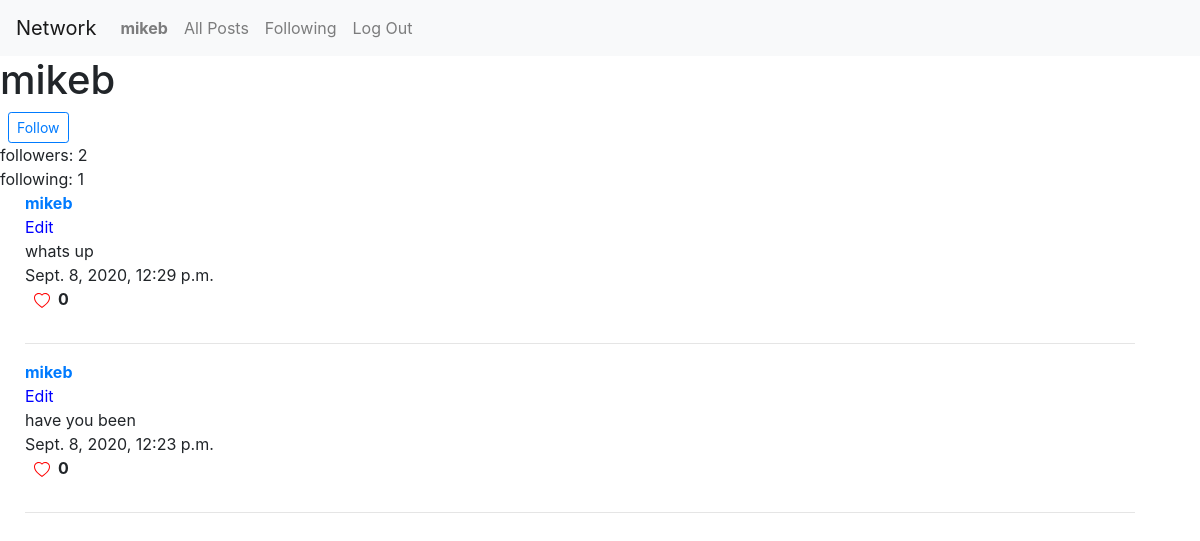
The page /user/mikeb (signed in) on the database its author committed.
### network/models.py (models this page shows, shortened)
class User(AbstractUser):
    pass

class Post(models.Model):
    user = models.ForeignKey(User, on_delete=models.CASCADE, related_name="poster")
    posts = models.TextField(max_length=260)
    time = models.DateTimeField(auto_now_add=True)
    like = models.ManyToManyField(User, blank=True, related_name="liked")

### network/views.py (the view)
# urls.py: path("user/<str:username>", views.user, name="user"),
@login_required(login_url='login')
def user(request, username):
    try:
        user = User.objects.get(username=username)
        profile = Profile.objects.get(user=user)
        users_profile = Profile.objects.get(user=request.user)
    except:
        return render(request, 'network/profile.html', {"error": True})
    follower = profile.followers.count()
    following = profile.following.count()
    post = Post.objects.filter(user=user).order_by('-time')
    return render(request, "network/profile.html", {
        "user": user,
        "follower": follower,
        "following": following,
        'users_profile': users_profile,
        "posts": post
    })

### network/templates/network/profile.html (shortened to what this page needs)
{% extends 'network/layout.html' %}
{% block body %}
    {% if not error %}
        <div>
            <h1>{{ user.username }}</h1>
        </div>
        {%if request.user != user%}
            <form action="{% url 'follow' %}" method="post">
                <button class="btn btn-outline-primary btn-sm mx-2 h-25" id="follow-btn" name="user" value="{{ user.username }}">
                    {% if user in users_profile.following.all %}
                        Unfollow
                    {% else %}
                        Follow
                    {% endif %}
                </button>
            </form>
        {%endif %}
        <div>
            followers: {{ follower }}
        </div>
        <div>
            following: {{ following }}
        </div>
        {% for post in posts %}
            <div style="margin-left: 10px;" class="container">
                <div><a href="{% url 'user' username=post.user.username %}"><strong>{{ post.user }}</strong></div></a>
                <div class="main">
                    <button class="btn{{ post.id }}" onclick="edit('{{ post.id }}')" value="{{ post.id }}">Edit</button>
                </div>
                <div>{{ post.posts }}</div>
                <div>{{ post.time }}</div>
                <div class="row">
                    <a href="javascript:like({{post.id}})" id="test">
                        <div class="ml-4" id="heart-{{post.id}}">
                        </div>
                    </a>
                    <div class="ml-2">
                        <p class="font-weight-bold" id="likes-{{post.id}}">{{ post.like.all|length }}</p>
                    </div>
                </div>
                <hr>
            </div>
        {% endfor %}
    {% endif %}
{% endblock %}

### network/templates/network/layout.html (shortened to what this page needs)
{% load static %}
<!DOCTYPE html>
<html lang="en">
    <head>
        <link rel="stylesheet" href="https://stackpath.bootstrapcdn.com/bootstrap/4.4.1/css/bootstrap.min.css">
        <link rel="stylesheet" href="https://cdnjs.cloudflare.com/ajax/libs/font-awesome/4.7.0/css/font-awesome.min.css">
        <link href="{% static 'network/styles.css' %}" rel="stylesheet">
    </head>
    <body>
        <nav class="navbar navbar-expand-lg navbar-light bg-light">
            <a class="navbar-brand" href="#">Network</a>
            <div>
              <ul class="navbar-nav mr-auto">
                {% if user.is_authenticated %}
                    <li class="nav-item">
                        <a class="nav-link" href="{% url 'newpost' %}"><strong>{{ user.username }}</strong></a>
                    </li>
                {% endif %}
                <li class="nav-item">
                  <a class="nav-link" href="{% url 'index' %}">All Posts</a>
                </li>
                {% if user.is_authenticated %}
                    <li class="nav-item">
                        <a class="nav-link" href="{% url 'following'%}">Following</a>
                    </li>
                    <li class="nav-item">
                        <a class="nav-link" href="{% url 'logout' %}">Log Out</a>
                    </li>
                {% endif %}
              </ul>
            </div>
          </nav>
        <div class="body">
            {% block body %}
            {% endblock %}
        </div>
    </body>
</html>

### network/static/network/styles.css (style rules this page uses)
.main > button { padding: 0px; border: none; background: none; cursor: pointer; color: blue; outline: none; }

### rows shown on the page
User: username "mikeb"
Post: user "mikeb", posts "whats up", time "Sept. 8, 2020, 12:29 p.m.", like.all|length "0"
Post: user "mikeb", posts "have you been", time "Sept. 8, 2020, 12:23 p.m.", like.all|length "0"

### other values the page prints
{{ follower }} "2"
{{ following }} "1"
